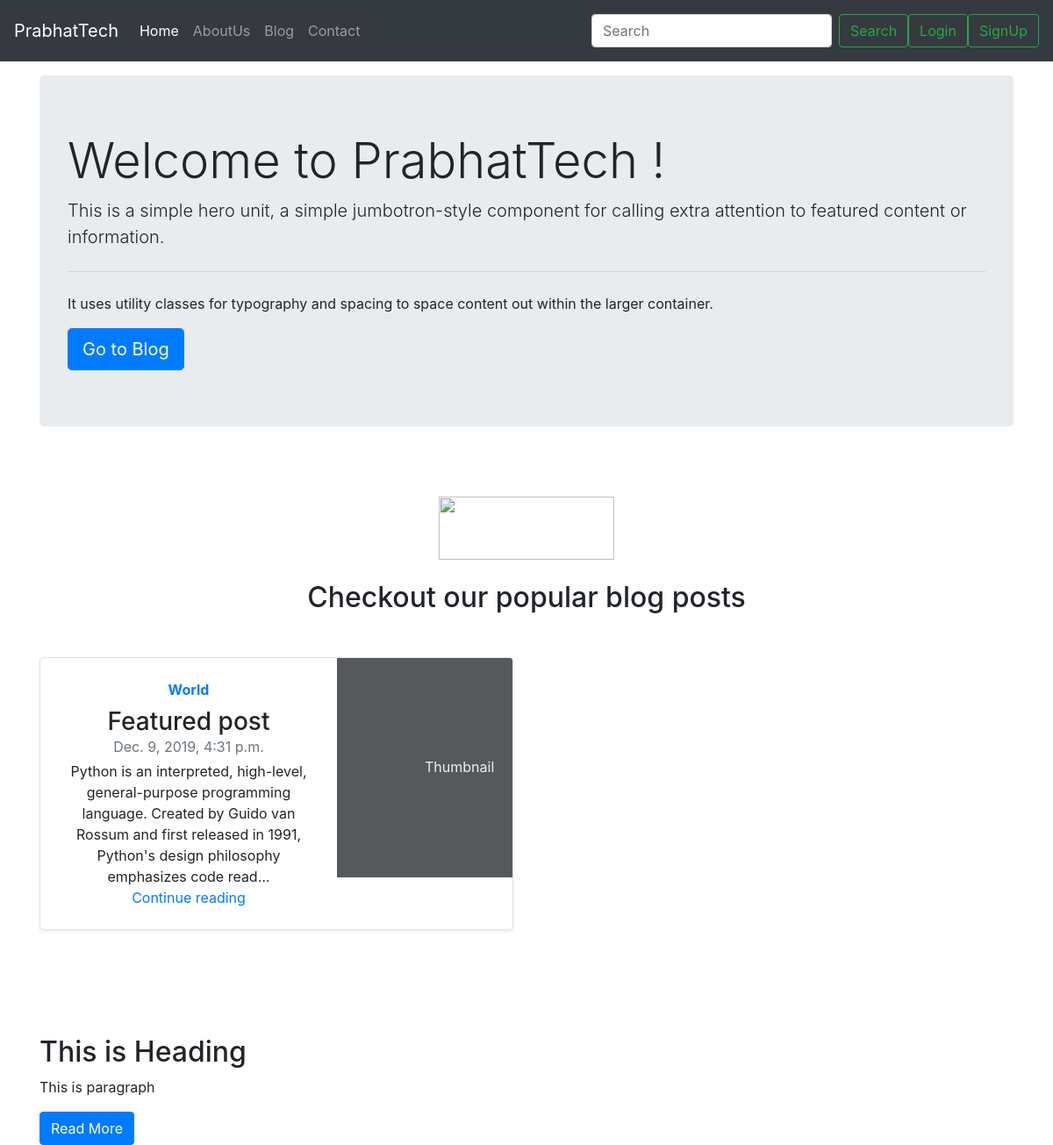
The page / on the database its author committed.
### blog/models.py (models this page shows, shortened)
class Post(models.Model):
    sno = models.AutoField(primary_key=True)
    title = models.CharField(max_length=500)
    content = models.TextField()
    author = models.CharField(max_length=100)
    slug =  models.CharField(max_length=130)
    timestamp = models.DateTimeField()

### home/views.py (the view)
# urls.py: path('', views.home , name="home"),
def home(request):
    allPosts = Post.objects.all().filter(sno=1)
    allPosts = Post.objects.all().filter(sno=2)
    context = {'allPosts' : allPosts}
    return render(request,'home/home.html', context)

### templates/home/home.html (shortened to what this page needs)
{% extends 'base.html' %}
{% block homeactive %} active {% endblock %}
{% block body %}
<div class="container my-3">
<div class="jumbotron">
  <h1 class="display-4">Welcome to PrabhatTech !</h1>
  <p class="lead">This is a simple hero unit, a simple jumbotron-style component for calling extra attention to featured content or information.</p>
  <hr class="my-4">
  <p>It uses utility classes for typography and spacing to space content out within the larger container.</p>
  <a class="btn btn-primary btn-lg" href="/blog" role="button">Go to Blog</a>
</div>
</div>
<div class="container">
<div class="py-5 text-center">
    <img class="d-block mx-auto mb-4" width="200px" src="https://3.bp.blogspot.com/-VBwU9SiQ-H0/W_2PoI_3g8I/AAAAAAAACuo/0QanHBgRjQQPRMy9sAGJNKjNJ7PoEe3ZwCK4BGAYYCw/s1600/Edit%2B%25283%2529.png" alt="" width="72" height="72">
    <h2>Checkout our popular blog posts </h2>
    {% for post in allPosts %}
    <div class="row mb-2 my-5">
    <div class="col-md-6">
      <div class="row no-gutters border rounded overflow-hidden flex-md-row mb-4 shadow-sm h-md-250 position-relative">
        <div class="col p-4 d-flex flex-column position-static">
          <strong class="d-inline-block mb-2 text-primary">World</strong>
          <h3 class="mb-0">Featured post</h3>
          <div class="mb-1 text-muted">{{post.timestamp}}</div>
          <p class="card-text mb-auto">{{post.content | truncatechars:180}}</p>
          <a href="/blog/{{post.slug}}" class="stretched-link">Continue reading</a>
        </div>
        <div class="col-auto d-none d-lg-block">
          <svg class="bd-placeholder-img" width="200" height="250" xmlns="http://www.w3.org/2000/svg" preserveAspectRatio="xMidYMid slice" focusable="false" role="img" aria-label="Placeholder: Thumbnail"><title>Placeholder</title><rect width="100%" height="100%" fill="#55595c"></rect><text x="50%" y="50%" fill="#eceeef" dy=".3em">Thumbnail</text></svg>
        </div>
      </div>
    </div>
      </div>
       {% endfor %}
    </div>
  </div>
<div class="container">
<h2>This is Heading </h2>
<p>This is paragraph</p>
<button class="btn btn-primary">Read More</button>
</div>
{% endblock body %}

### rows shown on the page
Post: timestamp "Dec. 9, 2019, 4:31 p.m.", content "Python is an interpreted, high-level, general-purpose programming language. Created by Guido van Rossum and first released in 1991, Python's design philosophy emphasizes code read…"
